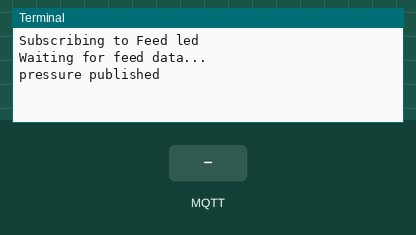
The program below on a simulated Raspberry Pi (BCM pin numbers). On the bench: the last lines printed to the terminal. Inputs (shaded band) come from the test bench. Random numbers come from a fixed seed; no MQTT or app messages arrive unless stated.

Above: at 1.3 s.
1.4 s: MQTT message "led" arrives on the first subscribed topic
At 2.6 s:
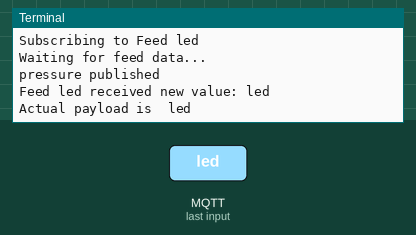
2.9 s: MQTT message "ON" arrives on the first subscribed topic
At 4.0 s:
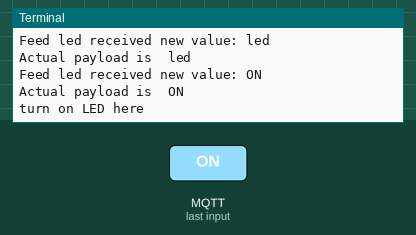
4.4 s: MQTT message "OFF" arrives on the first subscribed topic
At 5.1 s:
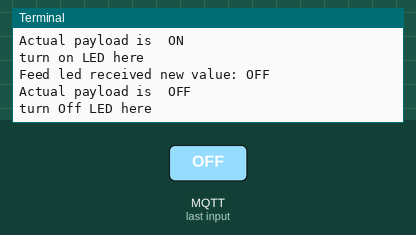
5.9 s: MQTT message "1" arrives on the first subscribed topic
At 6.3 s:
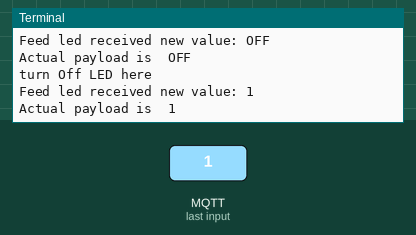
7.4 s: MQTT message "on" arrives on the first subscribed topic
At 8.6 s:
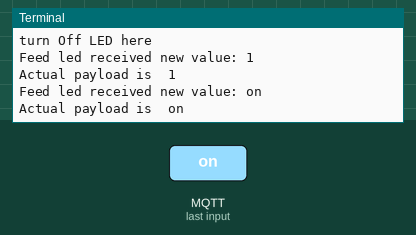
8.9 s: MQTT message "off" arrives on the first subscribed topic
At 9.7 s:
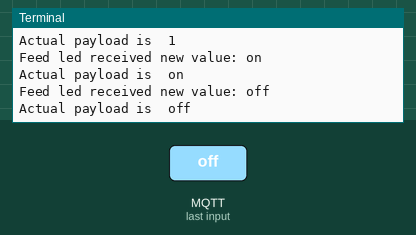

The program:

adafruit_mqtt.py
```python
# Import standard python modules.
import sys
import time
import random
# This example uses the MQTTClient instead of the REST client
from Adafruit_IO import MQTTClient

# Set to your Adafruit IO key.
# Remember, your key is a secret,
# so make sure not to publish it when you publish this code!
ADAFRUIT_IO_KEY = 'aio_isYZ61L05ONok0ht1pQ4cSvJmP5s'

# Set to your Adafruit IO username.
# (go to https://accounts.adafruit.com to find your username)
ADAFRUIT_IO_USERNAME = 'amit24'

# Set to the ID of the feed to subscribe to for updates.
FEED_ID = 'led'

# called when we're connected to adafruit mqtt server
def connected(client):
    """Connected function will be called when the client is connected to
    Adafruit IO.This is a good place to subscribe to feed changes.  The client
    parameter passed to this function is the Adafruit IO MQTT client so you
    can make calls against it easily.
    """
    # Subscribe to changes on a feed named Counter.
    print('Subscribing to Feed {0}'.format(FEED_ID))
    client.subscribe(FEED_ID)
    client.subscribe("freq")
    print('Waiting for feed data...')

#this function will be automatically called, if we're disconnected from adafruit mqtt server
def disconnected(client):
    """Disconnected function will be called when the client disconnects."""
    sys.exit(1)

# this function will be called whenever there is a new data to the feeds to which we've subscribed
def message(client, feed_id, payload):
    """Message function will be called when a subscribed feed has a new value.
    The feed_id parameter identifies the feed, and the payload parameter has
    the new value.
    """
    print('Feed {0} received new value: {1}'.format(feed_id, payload))
    print("Actual payload is ",payload)
    if feed_id == 'led':
        if payload == 'ON':
            print("turn on LED here")
        if payload == 'OFF':
            print("turn Off LED here")


# Create an MQTT client instance.
client = MQTTClient(ADAFRUIT_IO_USERNAME, ADAFRUIT_IO_KEY)

# Setup the callback functions defined above.
client.on_connect = connected
client.on_disconnect = disconnected
client.on_message = message

# Connect to the Adafruit IO server.
client.connect()

# The first option is to run a thread in the background so you can continue
# doing things in your program, to do so use below line
client.loop_background()


# Alternatively, you can simply block your program for waiting for incoming stream of
# data from subscription and the message function will take care of stuffs
#client.loop_blocking()

while True:
    press = random.randint(10000,12000)
    client.publish('pressure',press)
    print("pressure published")
    time.sleep(45)
```

Measured:
- after the input at 1.4 s, the terminal: prints a new line at once (image 1)
- after the input at 2.9 s, the terminal: prints a new line at once (image 2)
- after the input at 4.4 s, the terminal: prints a new line at once (image 3)
- after the input at 5.9 s, the terminal: prints a new line at once (image 4)
- after the input at 7.4 s, the terminal: prints a new line at once (image 5)
- after the input at 8.9 s, the terminal: prints a new line at once (image 6)
